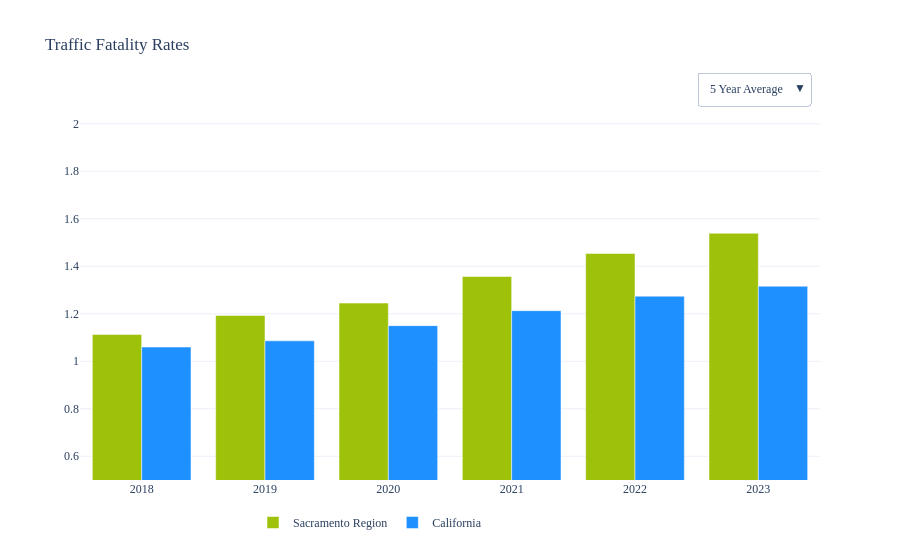

The code cell stored with this chart in its notebook:
### Markdown cell above
***

Safety_1

***

### Code cell
indicator = 'Safety_1'
plot_name = 'toggle_fatality_rate'


df_mpo   = pd.read_excel(PATH_PLOTS/'Data'/f"{indicator} MPO TIMS.xlsx"      , sheet_name = 'MPO'      )
df_state = pd.read_excel(PATH_PLOTS/'Data'/f"{indicator} Statewide TIMS.xlsx", sheet_name = 'Statewide')


df_plot1 = df_mpo  .copy()
df_plot2 = df_state.copy()


df_plot1 = df_plot1.rename(columns = {'MPO'  :'Geography'})
df_plot1['Geography'] = 'Sacramento Region'
df_plot2 = df_plot2.rename(columns = {'State':'Geography'})
df_plot2['Geography'] = 'California'

df_plot = pd.concat([df_plot1, df_plot2])
df_plot = df_plot.sort_values(['Geography', 'Year'], ascending = [False, True])
df_plot = df_plot.reset_index(drop = True)

display(df_plot.head(), df_plot.tail())


color_map  = {
    'Sacramento Region': '#9DC209'
    , 'California': '#1E90FF'
}

fig=go.Figure()

for geography, color in color_map.items():
    df_cat = df_plot[df_plot['Geography'] == geography]
    df_cat=df_cat.sort_values('Year',ascending=True)
    df_cat=df_cat.dropna(subset=['Fatalities 100 mvmt_5 Year Rolling Average'])

    fig.add_trace(go.Bar(
        x=df_cat['Year'],
        y=df_cat['Fatalities 100 mvmt_5 Year Rolling Average'],
        name=geography,
        marker=dict(color=color),
        hovertemplate='%{y}'
    ))

for geography, color in color_map.items():
    df_cat = df_plot[df_plot['Geography'] == geography]
    df_cat=df_cat.sort_values('Year',ascending=True)
    df_cat=df_cat.dropna(subset=['Fatalities 100 mvmt'])
    
    fig.add_trace(go.Bar(
        x=df_cat['Year'],
        y=df_cat['Fatalities 100 mvmt'],
        name=geography,
        marker=dict(color=color),
        hovertemplate='%{y}',
        visible=False
    ))

# Create buttons for toggling
buttons = [
    dict(
        label='5 Year Average',
        method='update',
        args=[
            {'visible': [True, True,False, False]},
            {'xaxis': {'tickangle': 0}}
        ]
    ),
    dict(
        label='Annual',
        method='update',
        args=[
            {'visible': [False, False, True, True]},
            {'xaxis': {'tickangle': 0}}
        ]
    )
]

# Add dropdown menu to layout
fig.update_layout(
    updatemenus=[
        dict(
            buttons=buttons,
            direction="down",
            pad={"r": 10, "t": 10},
            showactive=True,
            x=1,
            xanchor="right",
            y=1.1,
            yanchor="top"
        )
    ]
)

title = 'Traffic Fatality Rates'
fig.update_yaxes(tick0=0, dtick=0.2, range = [0.5, 2.1])
fig.update_traces(hovertemplate='%{y}')
fig.update_layout(legend=dict(orientation="h", yanchor="bottom", y=-0.15,xanchor="right", x=0.55))

pt.plot_agol(fig, export, title, indicator, plot_name)

### Figure 1 — Plotly figure (JSON) as saved in the notebook; plotly's stock layout.template omitted (floating-point values rounded to 4 significant figures)
{"data": [{"hovertemplate": "%{y}", "marker": {"color": "#9DC209"}, "name": "Sacramento Region", "type": "bar", "x": [2018, 2019, 2020, 2021, 2022, 2023], "y": [1.113, 1.193, 1.245, 1.357, 1.454, 1.539]}, {"hovertemplate": "%{y}", "marker": {"color": "#1E90FF"}, "name": "California", "type": "bar", "x": [2018, 2019, 2020, 2021, 2022, 2023], "y": [1.06, 1.086, 1.15, 1.213, 1.274, 1.316]}, {"hovertemplate": "%{y}", "marker": {"color": "#9DC209"}, "name": "Sacramento Region", "type": "bar", "visible": false, "x": [2014, 2015, 2016, 2017, 2018, 2019, 2020, 2021, 2022, 2023], "y": [0.855, 1.058, 1.231, 1.208, 1.212, 1.256, 1.318, 1.792, 1.69, 1.641]}, {"hovertemplate": "%{y}", "marker": {"color": "#1E90FF"}, "name": "California", "type": "bar", "visible": false, "x": [2014, 2015, 2016, 2017, 2018, 2019, 2020, 2021, 2022, 2023], "y": [0.934, 1.011, 1.124, 1.134, 1.096, 1.064, 1.332, 1.44, 1.439, 1.303]}], "layout": {"font": {"family": "Microsoft YaHei"}, "legend": {"orientation": "h", "title": {}, "x": 0.55, "xanchor": "right", "y": -0.15, "yanchor": "bottom"}, "title": {"text": "Traffic Fatality Rates"}, "updatemenus": [{"buttons": [{"args": [{"visible": [true, true, false, false]}, {"xaxis": {"tickangle": 0}}], "label": "5 Year Average", "method": "update"}, {"args": [{"visible": [false, false, true, true]}, {"xaxis": {"tickangle": 0}}], "label": "Annual", "method": "update"}], "direction": "down", "pad": {"r": 10, "t": 10}, "showactive": true, "x": 1, "xanchor": "right", "y": 1.1, "yanchor": "top"}], "xaxis": {"tickfont": {"size": 12}, "title": {}}, "yaxis": {"dtick": 0.2, "range": [0.5, 2.1], "tick0": 0, "tickfont": {"size": 12}, "title": {}}}}
